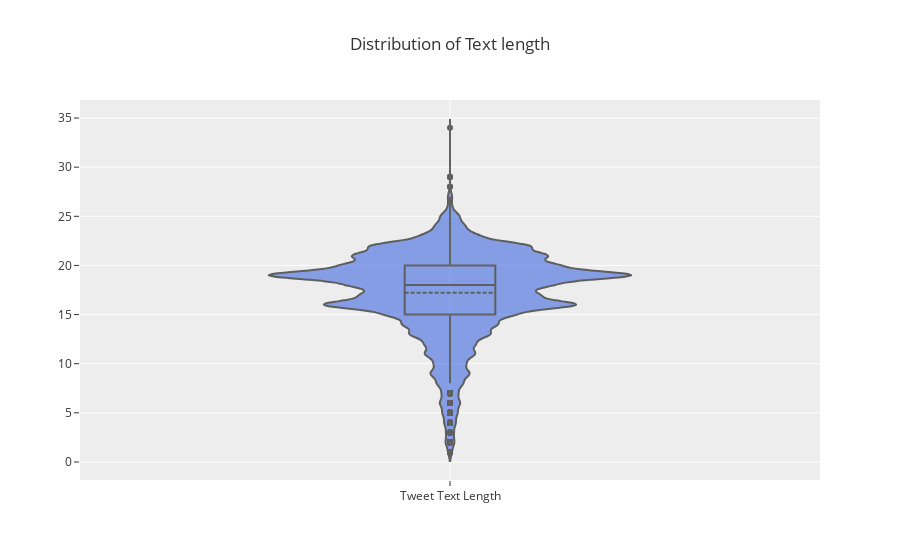

Here is the notebook cell this chart was saved with:
### Code cell
fig = go.Figure(data=go.Violin(y=df['text_length'], box_visible=True, line_color='black',
                               meanline_visible=True, fillcolor='royalblue', opacity=0.6,
                               x0='Tweet Text Length'))

fig.update_layout(yaxis_zeroline=False,title="Distribution of Text length",template='ggplot2')
fig.show()

### Figure 1 — Plotly figure (JSON) as saved in the notebook; plotly's stock layout.template omitted (floating-point values rounded to 4 significant figures; data arrays with more than 128 entries replaced by an {"elided": "..."} marker saying what was removed)
{"data": [{"box": {"visible": true}, "fillcolor": "royalblue", "line": {"color": "black"}, "meanline": {"visible": true}, "opacity": 0.6, "type": "violin", "x0": "Tweet Text Length", "y": {"elided": "50000 int values"}}], "layout": {"title": {"text": "Distribution of Text length"}, "yaxis": {"zeroline": false}}}
